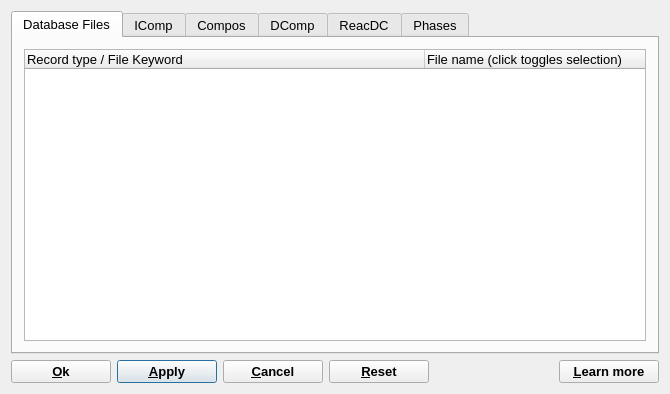
<?xml version="1.0" encoding="UTF-8"?>
<ui version="4.0">
 <class>SetFiltersDialogData</class>
 <widget class="QDialog" name="SetFiltersDialogData">
  <property name="windowModality">
   <enum>Qt::WindowModality::WindowModal</enum>
  </property>
  <property name="geometry">
   <rect>
    <x>0</x>
    <y>0</y>
    <width>670</width>
    <height>394</height>
   </rect>
  </property>
  <property name="font">
   <font>
    <pointsize>10</pointsize>
   </font>
  </property>
  <property name="windowTitle">
   <string>Setup of files and filters to create/extend an independent modelling project</string>
  </property>
  <property name="modal">
   <bool>true</bool>
  </property>
  <layout class="QGridLayout" name="gridLayout_6">
   <item row="0" column="0" colspan="6">
    <widget class="QTabWidget" name="twSetFilters">
     <property name="tabShape">
      <enum>QTabWidget::TabShape::Rounded</enum>
     </property>
     <property name="currentIndex">
      <number>0</number>
     </property>
     <widget class="QWidget" name="tpFiles">
      <attribute name="title">
       <string>Database Files</string>
      </attribute>
      <layout class="QVBoxLayout" name="verticalLayout">
       <item>
        <widget class="QTreeWidget" name="lvDefDBfiles">
         <property name="midLineWidth">
          <number>0</number>
         </property>
         <property name="selectionMode">
          <enum>QAbstractItemView::SelectionMode::MultiSelection</enum>
         </property>
         <property name="iconSize">
          <size>
           <width>0</width>
           <height>0</height>
          </size>
         </property>
         <attribute name="headerCascadingSectionResizes">
          <bool>true</bool>
         </attribute>
         <attribute name="headerMinimumSectionSize">
          <number>200</number>
         </attribute>
         <attribute name="headerDefaultSectionSize">
          <number>400</number>
         </attribute>
         <column>
          <property name="text">
           <string>Record type / File Keyword</string>
          </property>
         </column>
         <column>
          <property name="text">
           <string>File name (click toggles selection)</string>
          </property>
         </column>
        </widget>
       </item>
      </layout>
     </widget>
     <widget class="QWidget" name="tpIComp">
      <attribute name="title">
       <string>IComp</string>
      </attribute>
      <layout class="QGridLayout" name="gridLayout_5">
       <item row="0" column="0" colspan="3">
        <widget class="QLabel" name="tlICtab">
         <property name="sizePolicy">
          <sizepolicy hsizetype="Fixed" vsizetype="Fixed">
           <horstretch>0</horstretch>
           <verstretch>0</verstretch>
          </sizepolicy>
         </property>
         <property name="text">
          <string>  IComp (Independent Component) records</string>
         </property>
         <property name="wordWrap">
          <bool>false</bool>
         </property>
        </widget>
       </item>
       <item row="1" column="0" colspan="3">
        <widget class="Line" name="Line1">
         <property name="frameShape">
          <enum>QFrame::Shape::HLine</enum>
         </property>
         <property name="frameShadow">
          <enum>QFrame::Shadow::Sunken</enum>
         </property>
        </widget>
       </item>
       <item row="2" column="0">
        <widget class="QComboBox" name="cbICsearch">
         <property name="editable">
          <bool>true</bool>
         </property>
         <property name="currentIndex">
          <number>0</number>
         </property>
         <item>
          <property name="text">
           <string>*</string>
          </property>
         </item>
         <item>
          <property name="text">
           <string>?*</string>
          </property>
         </item>
         <item>
          <property name="text">
           <string>??*</string>
          </property>
         </item>
         <item>
          <property name="text">
           <string>???*</string>
          </property>
         </item>
         <item>
          <property name="text">
           <string>*?</string>
          </property>
         </item>
         <item>
          <property name="text">
           <string>*??</string>
          </property>
         </item>
         <item>
          <property name="text">
           <string>*???</string>
          </property>
         </item>
         <item>
          <property name="text">
           <string>*</string>
          </property>
         </item>
         <item>
          <property name="text">
           <string>*</string>
          </property>
         </item>
        </widget>
       </item>
       <item row="2" column="1" colspan="2">
        <widget class="QLabel" name="tlICsearch">
         <property name="text">
          <string>Characters to &amp;search in the last field of record key</string>
         </property>
         <property name="wordWrap">
          <bool>false</bool>
         </property>
         <property name="buddy">
          <cstring>cbICsearch</cstring>
         </property>
        </widget>
       </item>
       <item row="3" column="0">
        <widget class="QComboBox" name="cbICreplace">
         <property name="editable">
          <bool>true</bool>
         </property>
         <property name="currentIndex">
          <number>0</number>
         </property>
         <item>
          <property name="text">
           <string>*_</string>
          </property>
         </item>
         <item>
          <property name="text">
           <string>TEXT*</string>
          </property>
         </item>
         <item>
          <property name="text">
           <string>invcase*</string>
          </property>
         </item>
         <item>
          <property name="text">
           <string>*</string>
          </property>
         </item>
         <item>
          <property name="text">
           <string>*TEXT</string>
          </property>
         </item>
         <item>
          <property name="text">
           <string>*invcase</string>
          </property>
         </item>
         <item>
          <property name="text">
           <string>*</string>
          </property>
         </item>
         <item>
          <property name="text">
           <string>invcase</string>
          </property>
         </item>
         <item>
          <property name="text">
           <string>TEXT</string>
          </property>
         </item>
        </widget>
       </item>
       <item row="3" column="1" colspan="2">
        <widget class="QLabel" name="tlICreplace">
         <property name="text">
          <string>Characters to replace with &amp;during copying of records</string>
         </property>
         <property name="wordWrap">
          <bool>false</bool>
         </property>
         <property name="buddy">
          <cstring>cbICreplace</cstring>
         </property>
        </widget>
       </item>
       <item row="4" column="0" colspan="3">
        <widget class="Line" name="Line1_2">
         <property name="frameShape">
          <enum>QFrame::Shape::HLine</enum>
         </property>
         <property name="frameShadow">
          <enum>QFrame::Shadow::Sunken</enum>
         </property>
        </widget>
       </item>
       <item row="5" column="0" colspan="2">
        <widget class="QLabel" name="tlIClist1">
         <property name="text">
          <string>List of currently selected &amp;IComp symbols: 
in Default database</string>
         </property>
         <property name="alignment">
          <set>Qt::AlignmentFlag::AlignVCenter</set>
         </property>
         <property name="wordWrap">
          <bool>true</bool>
         </property>
         <property name="buddy">
          <cstring>tvIClistD</cstring>
         </property>
        </widget>
       </item>
       <item row="5" column="2">
        <widget class="QTextBrowser" name="tvIClistD"/>
       </item>
       <item row="6" column="0">
        <widget class="QLabel" name="tlIClist2">
         <property name="text">
          <string>In the parent (old)
pro&amp;ject database</string>
         </property>
         <property name="alignment">
          <set>Qt::AlignmentFlag::AlignVCenter</set>
         </property>
         <property name="wordWrap">
          <bool>true</bool>
         </property>
         <property name="buddy">
          <cstring>tvIClistP</cstring>
         </property>
        </widget>
       </item>
       <item row="6" column="2">
        <widget class="QTextBrowser" name="tvIClistP"/>
       </item>
      </layout>
     </widget>
     <widget class="QWidget" name="tpCompos">
      <attribute name="title">
       <string>Compos</string>
      </attribute>
      <layout class="QGridLayout" name="gridLayout_4">
       <item row="0" column="0" colspan="3">
        <widget class="QLabel" name="tlPCOtab">
         <property name="sizePolicy">
          <sizepolicy hsizetype="Fixed" vsizetype="Fixed">
           <horstretch>0</horstretch>
           <verstretch>0</verstretch>
          </sizepolicy>
         </property>
         <property name="text">
          <string>  Compos (Predefined Composition Object) records</string>
         </property>
         <property name="wordWrap">
          <bool>false</bool>
         </property>
        </widget>
       </item>
       <item row="1" column="0" colspan="3">
        <widget class="Line" name="Line1_3">
         <property name="frameShape">
          <enum>QFrame::Shape::HLine</enum>
         </property>
         <property name="frameShadow">
          <enum>QFrame::Shadow::Sunken</enum>
         </property>
        </widget>
       </item>
       <item row="2" column="0" colspan="2">
        <widget class="QComboBox" name="cbPCOsearch">
         <property name="editable">
          <bool>true</bool>
         </property>
         <property name="currentIndex">
          <number>0</number>
         </property>
         <item>
          <property name="text">
           <string>*</string>
          </property>
         </item>
         <item>
          <property name="text">
           <string>?*</string>
          </property>
         </item>
         <item>
          <property name="text">
           <string>??*</string>
          </property>
         </item>
         <item>
          <property name="text">
           <string>???*</string>
          </property>
         </item>
         <item>
          <property name="text">
           <string>*?</string>
          </property>
         </item>
         <item>
          <property name="text">
           <string>*??</string>
          </property>
         </item>
         <item>
          <property name="text">
           <string>*???</string>
          </property>
         </item>
         <item>
          <property name="text">
           <string>*</string>
          </property>
         </item>
         <item>
          <property name="text">
           <string>*</string>
          </property>
         </item>
        </widget>
       </item>
       <item row="2" column="2">
        <widget class="QLabel" name="tlPCOsearch">
         <property name="text">
          <string>Characters to &amp;search in the last field of record key</string>
         </property>
         <property name="wordWrap">
          <bool>false</bool>
         </property>
         <property name="buddy">
          <cstring>cbPCOsearch</cstring>
         </property>
        </widget>
       </item>
       <item row="3" column="0" colspan="2">
        <widget class="QComboBox" name="cbPCOreplace">
         <property name="editable">
          <bool>true</bool>
         </property>
         <property name="currentIndex">
          <number>0</number>
         </property>
         <item>
          <property name="text">
           <string>*_</string>
          </property>
         </item>
         <item>
          <property name="text">
           <string>TEXT*</string>
          </property>
         </item>
         <item>
          <property name="text">
           <string>invcase*</string>
          </property>
         </item>
         <item>
          <property name="text">
           <string>*</string>
          </property>
         </item>
         <item>
          <property name="text">
           <string>*TEXT</string>
          </property>
         </item>
         <item>
          <property name="text">
           <string>*invcase</string>
          </property>
         </item>
         <item>
          <property name="text">
           <string>*</string>
          </property>
         </item>
         <item>
          <property name="text">
           <string>invcase</string>
          </property>
         </item>
         <item>
          <property name="text">
           <string>TEXT</string>
          </property>
         </item>
        </widget>
       </item>
       <item row="3" column="2">
        <widget class="QLabel" name="tlPCOreplace">
         <property name="text">
          <string>Characters to replace with &amp;during copying of records</string>
         </property>
         <property name="wordWrap">
          <bool>false</bool>
         </property>
         <property name="buddy">
          <cstring>cbPCOreplace</cstring>
         </property>
        </widget>
       </item>
       <item row="4" column="0" colspan="3">
        <widget class="Line" name="Line1_3_2">
         <property name="frameShape">
          <enum>QFrame::Shape::HLine</enum>
         </property>
         <property name="frameShadow">
          <enum>QFrame::Shadow::Sunken</enum>
         </property>
        </widget>
       </item>
       <item row="5" column="0">
        <widget class="QLabel" name="tlPCOfilter">
         <property name="text">
          <string>&amp;Filter script 

for copying 

records 

(reserved)</string>
         </property>
         <property name="alignment">
          <set>Qt::AlignmentFlag::AlignRight|Qt::AlignmentFlag::AlignTrailing|Qt::AlignmentFlag::AlignVCenter</set>
         </property>
         <property name="wordWrap">
          <bool>false</bool>
         </property>
         <property name="buddy">
          <cstring>mlePCOfscript</cstring>
         </property>
        </widget>
       </item>
       <item row="5" column="1" colspan="2">
        <widget class="QTextEdit" name="mlePCOfscript"/>
       </item>
      </layout>
     </widget>
     <widget class="QWidget" name="tpDComp">
      <attribute name="title">
       <string>DComp</string>
      </attribute>
      <layout class="QGridLayout" name="gridLayout_3">
       <item row="0" column="0" colspan="3">
        <widget class="QLabel" name="tlDCtab">
         <property name="sizePolicy">
          <sizepolicy hsizetype="Fixed" vsizetype="Fixed">
           <horstretch>0</horstretch>
           <verstretch>0</verstretch>
          </sizepolicy>
         </property>
         <property name="text">
          <string>  DComp (standard thermochemical data) records</string>
         </property>
         <property name="wordWrap">
          <bool>false</bool>
         </property>
        </widget>
       </item>
       <item row="1" column="0" colspan="3">
        <widget class="Line" name="Line1_3_3">
         <property name="frameShape">
          <enum>QFrame::Shape::HLine</enum>
         </property>
         <property name="frameShadow">
          <enum>QFrame::Shadow::Sunken</enum>
         </property>
        </widget>
       </item>
       <item row="2" column="0" colspan="2">
        <widget class="QComboBox" name="cbDCsearch">
         <property name="editable">
          <bool>true</bool>
         </property>
         <property name="currentIndex">
          <number>0</number>
         </property>
         <item>
          <property name="text">
           <string>*</string>
          </property>
         </item>
         <item>
          <property name="text">
           <string>?*</string>
          </property>
         </item>
         <item>
          <property name="text">
           <string>??*</string>
          </property>
         </item>
         <item>
          <property name="text">
           <string>???*</string>
          </property>
         </item>
         <item>
          <property name="text">
           <string>*?</string>
          </property>
         </item>
         <item>
          <property name="text">
           <string>*??</string>
          </property>
         </item>
         <item>
          <property name="text">
           <string>*???</string>
          </property>
         </item>
         <item>
          <property name="text">
           <string>*</string>
          </property>
         </item>
         <item>
          <property name="text">
           <string>*</string>
          </property>
         </item>
        </widget>
       </item>
       <item row="2" column="2">
        <widget class="QLabel" name="tlDCsearch">
         <property name="text">
          <string>Characters to &amp;search in the last field of record key</string>
         </property>
         <property name="wordWrap">
          <bool>false</bool>
         </property>
         <property name="buddy">
          <cstring>cbDCsearch</cstring>
         </property>
        </widget>
       </item>
       <item row="3" column="0" colspan="2">
        <widget class="QComboBox" name="cbDCreplace">
         <property name="editable">
          <bool>true</bool>
         </property>
         <property name="currentIndex">
          <number>0</number>
         </property>
         <item>
          <property name="text">
           <string>*_</string>
          </property>
         </item>
         <item>
          <property name="text">
           <string>TEXT*</string>
          </property>
         </item>
         <item>
          <property name="text">
           <string>invcase*</string>
          </property>
         </item>
         <item>
          <property name="text">
           <string>*</string>
          </property>
         </item>
         <item>
          <property name="text">
           <string>*TEXT</string>
          </property>
         </item>
         <item>
          <property name="text">
           <string>*invcase</string>
          </property>
         </item>
         <item>
          <property name="text">
           <string>invcase</string>
          </property>
         </item>
         <item>
          <property name="text">
           <string>TEXT</string>
          </property>
         </item>
        </widget>
       </item>
       <item row="3" column="2">
        <widget class="QLabel" name="tlDCreplace">
         <property name="text">
          <string>Characters to replace with &amp;during copying of records</string>
         </property>
         <property name="wordWrap">
          <bool>false</bool>
         </property>
         <property name="buddy">
          <cstring>cbDCreplace</cstring>
         </property>
        </widget>
       </item>
       <item row="4" column="0" colspan="3">
        <widget class="Line" name="Line1_3_4">
         <property name="frameShape">
          <enum>QFrame::Shape::HLine</enum>
         </property>
         <property name="frameShadow">
          <enum>QFrame::Shadow::Sunken</enum>
         </property>
        </widget>
       </item>
       <item row="5" column="0">
        <widget class="QLabel" name="tlDCfilter">
         <property name="text">
          <string>&amp;Filter script 

for copying 

records 

(reserved)</string>
         </property>
         <property name="alignment">
          <set>Qt::AlignmentFlag::AlignRight|Qt::AlignmentFlag::AlignTrailing|Qt::AlignmentFlag::AlignVCenter</set>
         </property>
         <property name="wordWrap">
          <bool>false</bool>
         </property>
         <property name="buddy">
          <cstring>mleDCfscript</cstring>
         </property>
        </widget>
       </item>
       <item row="5" column="1" colspan="2">
        <widget class="QTextEdit" name="mleDCfscript"/>
       </item>
      </layout>
     </widget>
     <widget class="QWidget" name="tpReacDC">
      <attribute name="title">
       <string>ReacDC</string>
      </attribute>
      <layout class="QGridLayout" name="gridLayout_2">
       <item row="0" column="0" colspan="3">
        <widget class="QLabel" name="tlREtab">
         <property name="sizePolicy">
          <sizepolicy hsizetype="Fixed" vsizetype="Fixed">
           <horstretch>0</horstretch>
           <verstretch>0</verstretch>
          </sizepolicy>
         </property>
         <property name="text">
          <string>  ReacDC (reaction-defined standard data) records</string>
         </property>
         <property name="wordWrap">
          <bool>false</bool>
         </property>
        </widget>
       </item>
       <item row="1" column="0" colspan="3">
        <widget class="Line" name="Line1_3_3_2">
         <property name="frameShape">
          <enum>QFrame::Shape::HLine</enum>
         </property>
         <property name="frameShadow">
          <enum>QFrame::Shadow::Sunken</enum>
         </property>
        </widget>
       </item>
       <item row="2" column="0" colspan="2">
        <widget class="QComboBox" name="cbREsearch">
         <property name="editable">
          <bool>true</bool>
         </property>
         <property name="currentIndex">
          <number>0</number>
         </property>
         <item>
          <property name="text">
           <string>*</string>
          </property>
         </item>
         <item>
          <property name="text">
           <string>?*</string>
          </property>
         </item>
         <item>
          <property name="text">
           <string>??*</string>
          </property>
         </item>
         <item>
          <property name="text">
           <string>???*</string>
          </property>
         </item>
         <item>
          <property name="text">
           <string>*?</string>
          </property>
         </item>
         <item>
          <property name="text">
           <string>*??</string>
          </property>
         </item>
         <item>
          <property name="text">
           <string>*???</string>
          </property>
         </item>
         <item>
          <property name="text">
           <string>*</string>
          </property>
         </item>
         <item>
          <property name="text">
           <string>*</string>
          </property>
         </item>
        </widget>
       </item>
       <item row="2" column="2">
        <widget class="QLabel" name="tlREsearch">
         <property name="text">
          <string>Characters to &amp;search in the last field of record key</string>
         </property>
         <property name="wordWrap">
          <bool>false</bool>
         </property>
         <property name="buddy">
          <cstring>cbREsearch</cstring>
         </property>
        </widget>
       </item>
       <item row="3" column="0" colspan="2">
        <widget class="QComboBox" name="cbREreplace">
         <property name="editable">
          <bool>true</bool>
         </property>
         <property name="currentIndex">
          <number>0</number>
         </property>
         <item>
          <property name="text">
           <string>*_</string>
          </property>
         </item>
         <item>
          <property name="text">
           <string>TEXT*</string>
          </property>
         </item>
         <item>
          <property name="text">
           <string>invcase*</string>
          </property>
         </item>
         <item>
          <property name="text">
           <string>*</string>
          </property>
         </item>
         <item>
          <property name="text">
           <string>*TEXT</string>
          </property>
         </item>
         <item>
          <property name="text">
           <string>*invcase</string>
          </property>
         </item>
         <item>
          <property name="text">
           <string>*</string>
          </property>
         </item>
         <item>
          <property name="text">
           <string>invcase</string>
          </property>
         </item>
         <item>
          <property name="text">
           <string>TEXT</string>
          </property>
         </item>
        </widget>
       </item>
       <item row="3" column="2">
        <widget class="QLabel" name="tlREreplace">
         <property name="text">
          <string>Characters to replace with &amp;during copying of records</string>
         </property>
         <property name="wordWrap">
          <bool>false</bool>
         </property>
         <property name="buddy">
          <cstring>cbREreplace</cstring>
         </property>
        </widget>
       </item>
       <item row="4" column="0" colspan="3">
        <widget class="Line" name="Line1_3_3_3">
         <property name="frameShape">
          <enum>QFrame::Shape::HLine</enum>
         </property>
         <property name="frameShadow">
          <enum>QFrame::Shadow::Sunken</enum>
         </property>
        </widget>
       </item>
       <item row="5" column="0">
        <widget class="QLabel" name="tlREfilter">
         <property name="text">
          <string>&amp;Filter script 

for copying 

records 

(reserved)</string>
         </property>
         <property name="alignment">
          <set>Qt::AlignmentFlag::AlignRight|Qt::AlignmentFlag::AlignTrailing|Qt::AlignmentFlag::AlignVCenter</set>
         </property>
         <property name="wordWrap">
          <bool>false</bool>
         </property>
         <property name="buddy">
          <cstring>mleREfscript</cstring>
         </property>
        </widget>
       </item>
       <item row="5" column="1" colspan="2">
        <widget class="QTextEdit" name="mleREfscript"/>
       </item>
      </layout>
     </widget>
     <widget class="QWidget" name="tpPhase">
      <attribute name="title">
       <string>Phases</string>
      </attribute>
      <layout class="QGridLayout" name="gridLayout">
       <item row="0" column="0" colspan="2">
        <widget class="QLabel" name="tlPHtab">
         <property name="text">
          <string>  Phase (Definition of Thermodynamic Phase) records</string>
         </property>
         <property name="wordWrap">
          <bool>false</bool>
         </property>
        </widget>
       </item>
       <item row="1" column="0" colspan="2">
        <widget class="Line" name="Line1_3_5">
         <property name="frameShape">
          <enum>QFrame::Shape::HLine</enum>
         </property>
         <property name="frameShadow">
          <enum>QFrame::Shadow::Sunken</enum>
         </property>
        </widget>
       </item>
       <item row="2" column="0">
        <widget class="QComboBox" name="cbPHsearch">
         <property name="sizePolicy">
          <sizepolicy hsizetype="Minimum" vsizetype="Fixed">
           <horstretch>0</horstretch>
           <verstretch>0</verstretch>
          </sizepolicy>
         </property>
         <property name="editable">
          <bool>true</bool>
         </property>
         <property name="currentIndex">
          <number>0</number>
         </property>
         <item>
          <property name="text">
           <string>*</string>
          </property>
         </item>
         <item>
          <property name="text">
           <string>?*</string>
          </property>
         </item>
         <item>
          <property name="text">
           <string>??*</string>
          </property>
         </item>
         <item>
          <property name="text">
           <string>???*</string>
          </property>
         </item>
         <item>
          <property name="text">
           <string>*?</string>
          </property>
         </item>
         <item>
          <property name="text">
           <string>*??</string>
          </property>
         </item>
         <item>
          <property name="text">
           <string>*???</string>
          </property>
         </item>
         <item>
          <property name="text">
           <string>*</string>
          </property>
         </item>
         <item>
          <property name="text">
           <string>*</string>
          </property>
         </item>
        </widget>
       </item>
       <item row="2" column="1">
        <widget class="QLabel" name="tlPHsearch">
         <property name="text">
          <string>Characters to &amp;search in the last field of record key</string>
         </property>
         <property name="wordWrap">
          <bool>false</bool>
         </property>
         <property name="buddy">
          <cstring>cbPHsearch</cstring>
         </property>
        </widget>
       </item>
       <item row="3" column="0">
        <widget class="QComboBox" name="cbPHreplace">
         <property name="sizePolicy">
          <sizepolicy hsizetype="Minimum" vsizetype="Fixed">
           <horstretch>0</horstretch>
           <verstretch>0</verstretch>
          </sizepolicy>
         </property>
         <property name="editable">
          <bool>true</bool>
         </property>
         <property name="currentIndex">
          <number>0</number>
         </property>
         <item>
          <property name="text">
           <string>*_</string>
          </property>
         </item>
         <item>
          <property name="text">
           <string>TEXT*</string>
          </property>
         </item>
         <item>
          <property name="text">
           <string>invcase*</string>
          </property>
         </item>
         <item>
          <property name="text">
           <string>*</string>
          </property>
         </item>
         <item>
          <property name="text">
           <string>*TEXT</string>
          </property>
         </item>
         <item>
          <property name="text">
           <string>*invcase</string>
          </property>
         </item>
         <item>
          <property name="text">
           <string>*</string>
          </property>
         </item>
         <item>
          <property name="text">
           <string>invcase</string>
          </property>
         </item>
         <item>
          <property name="text">
           <string>TEXT</string>
          </property>
         </item>
        </widget>
       </item>
       <item row="3" column="1">
        <widget class="QLabel" name="tlPHreplace">
         <property name="text">
          <string>Characters to replace with &amp;during copying of records</string>
         </property>
         <property name="wordWrap">
          <bool>false</bool>
         </property>
         <property name="buddy">
          <cstring>cbPHreplace</cstring>
         </property>
        </widget>
       </item>
       <item row="4" column="0" colspan="2">
        <widget class="Line" name="Line1_3_6">
         <property name="frameShape">
          <enum>QFrame::Shape::HLine</enum>
         </property>
         <property name="frameShadow">
          <enum>QFrame::Shadow::Sunken</enum>
         </property>
        </widget>
       </item>
       <item row="5" column="0" colspan="2">
        <widget class="QCheckBox" name="cbPHcopyL">
         <property name="text">
          <string>Copy Phase records for &amp;liquid (glass, hydrocarbon, melt) phases</string>
         </property>
         <property name="checked">
          <bool>true</bool>
         </property>
        </widget>
       </item>
       <item row="6" column="0" colspan="2">
        <widget class="QCheckBox" name="cbPHcopyF">
         <property name="text">
          <string>Copy only Phase records &amp;that retain all species after filtering</string>
         </property>
         <property name="checked">
          <bool>true</bool>
         </property>
        </widget>
       </item>
       <item row="7" column="0" colspan="2">
        <widget class="QCheckBox" name="cbPHcopyD">
         <property name="text">
          <string>Create a list of discarded, but partially &amp;usable Phase records</string>
         </property>
         <property name="checked">
          <bool>true</bool>
         </property>
        </widget>
       </item>
       <item row="8" column="0" colspan="2">
        <widget class="QCheckBox" name="cbPHcopyN">
         <property name="text">
          <string>Copy also Phase records for non-&amp;ideal solution phases</string>
         </property>
         <property name="checked">
          <bool>true</bool>
         </property>
        </widget>
       </item>
       <item row="9" column="0" colspan="2">
        <widget class="QCheckBox" name="cbPHcopyA">
         <property name="text">
          <string>Copy Phase records for aqueous &amp;electrolyte and/or gas phase</string>
         </property>
        </widget>
       </item>
       <item row="10" column="0" colspan="2">
        <widget class="QCheckBox" name="cbPHcopyY">
         <property name="text">
          <string>Copy Phase records for &amp;non-aqueous adsorption phases (reserved)</string>
         </property>
        </widget>
       </item>
       <item row="11" column="0">
        <spacer>
         <property name="orientation">
          <enum>Qt::Orientation::Vertical</enum>
         </property>
         <property name="sizeType">
          <enum>QSizePolicy::Policy::Expanding</enum>
         </property>
         <property name="sizeHint" stdset="0">
          <size>
           <width>20</width>
           <height>40</height>
          </size>
         </property>
        </spacer>
       </item>
      </layout>
     </widget>
    </widget>
   </item>
   <item row="1" column="0">
    <widget class="QPushButton" name="pbOk">
     <property name="minimumSize">
      <size>
       <width>100</width>
       <height>0</height>
      </size>
     </property>
     <property name="font">
      <font>
       <pointsize>10</pointsize>
       <bold>true</bold>
      </font>
     </property>
     <property name="text">
      <string>&amp;Ok</string>
     </property>
     <property name="shortcut">
      <string>Alt+O</string>
     </property>
    </widget>
   </item>
   <item row="1" column="1">
    <widget class="QPushButton" name="pbApply">
     <property name="minimumSize">
      <size>
       <width>100</width>
       <height>0</height>
      </size>
     </property>
     <property name="font">
      <font>
       <pointsize>10</pointsize>
       <bold>true</bold>
      </font>
     </property>
     <property name="text">
      <string>&amp;Apply</string>
     </property>
     <property name="shortcut">
      <string>Alt+A</string>
     </property>
     <property name="default">
      <bool>true</bool>
     </property>
    </widget>
   </item>
   <item row="1" column="2">
    <widget class="QPushButton" name="pbCancel">
     <property name="minimumSize">
      <size>
       <width>100</width>
       <height>0</height>
      </size>
     </property>
     <property name="font">
      <font>
       <pointsize>10</pointsize>
       <bold>true</bold>
      </font>
     </property>
     <property name="text">
      <string>&amp;Cancel</string>
     </property>
     <property name="shortcut">
      <string>Alt+C</string>
     </property>
    </widget>
   </item>
   <item row="1" column="3">
    <widget class="QPushButton" name="pbReset">
     <property name="minimumSize">
      <size>
       <width>100</width>
       <height>0</height>
      </size>
     </property>
     <property name="font">
      <font>
       <pointsize>10</pointsize>
       <bold>true</bold>
      </font>
     </property>
     <property name="text">
      <string>&amp;Reset</string>
     </property>
     <property name="shortcut">
      <string>Alt+R</string>
     </property>
    </widget>
   </item>
   <item row="1" column="4">
    <spacer>
     <property name="orientation">
      <enum>Qt::Orientation::Horizontal</enum>
     </property>
     <property name="sizeType">
      <enum>QSizePolicy::Policy::Expanding</enum>
     </property>
     <property name="sizeHint" stdset="0">
      <size>
       <width>119</width>
       <height>20</height>
      </size>
     </property>
    </spacer>
   </item>
   <item row="1" column="5">
    <widget class="QPushButton" name="pbHelp">
     <property name="minimumSize">
      <size>
       <width>100</width>
       <height>0</height>
      </size>
     </property>
     <property name="font">
      <font>
       <pointsize>10</pointsize>
       <bold>true</bold>
      </font>
     </property>
     <property name="text">
      <string>&amp;Learn more</string>
     </property>
     <property name="shortcut">
      <string>F1</string>
     </property>
    </widget>
   </item>
  </layout>
 </widget>
 <layoutdefault spacing="6" margin="11"/>
 <tabstops>
  <tabstop>cbICsearch</tabstop>
  <tabstop>cbICreplace</tabstop>
  <tabstop>tvIClistD</tabstop>
  <tabstop>tvIClistP</tabstop>
  <tabstop>cbPCOsearch</tabstop>
  <tabstop>cbPCOreplace</tabstop>
  <tabstop>mlePCOfscript</tabstop>
  <tabstop>cbDCsearch</tabstop>
  <tabstop>cbDCreplace</tabstop>
  <tabstop>mleDCfscript</tabstop>
  <tabstop>cbREsearch</tabstop>
  <tabstop>cbREreplace</tabstop>
  <tabstop>mleREfscript</tabstop>
  <tabstop>cbPHsearch</tabstop>
  <tabstop>cbPHreplace</tabstop>
  <tabstop>cbPHcopyL</tabstop>
  <tabstop>cbPHcopyF</tabstop>
  <tabstop>cbPHcopyD</tabstop>
  <tabstop>cbPHcopyN</tabstop>
  <tabstop>cbPHcopyA</tabstop>
  <tabstop>cbPHcopyY</tabstop>
  <tabstop>pbOk</tabstop>
  <tabstop>pbApply</tabstop>
  <tabstop>pbCancel</tabstop>
  <tabstop>pbReset</tabstop>
  <tabstop>pbHelp</tabstop>
  <tabstop>twSetFilters</tabstop>
 </tabstops>
 <resources/>
 <connections/>
</ui>
